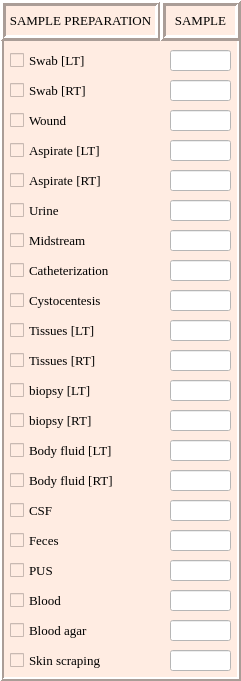
   <widget class="QFrame" name="sample_preparation_frame">
    <property name="geometry">
     <rect>
      <x>0</x>
      <y>0</y>
      <width>241</width>
      <height>681</height>
     </rect>
    </property>
    <property name="font">
     <font>
      <family>Times New Roman</family>
      <pointsize>10</pointsize>
     </font>
    </property>
    <property name="styleSheet">
     <string notr="true">background:rgb(255, 236, 226)</string>
    </property>
    <property name="frameShape">
     <enum>QFrame::Box</enum>
    </property>
    <property name="frameShadow">
     <enum>QFrame::Raised</enum>
    </property>
    <property name="lineWidth">
     <number>2</number>
    </property>
    <widget class="QLabel" name="sample_preparation_label">
     <property name="geometry">
      <rect>
       <x>0</x>
       <y>0</y>
       <width>161</width>
       <height>41</height>
      </rect>
     </property>
     <property name="font">
      <font>
       <family>Times New Roman</family>
       <pointsize>10</pointsize>
      </font>
     </property>
     <property name="frameShape">
      <enum>QFrame::Box</enum>
     </property>
     <property name="frameShadow">
      <enum>QFrame::Raised</enum>
     </property>
     <property name="lineWidth">
      <number>3</number>
     </property>
     <property name="text">
      <string>SAMPLE PREPARATION</string>
     </property>
     <property name="alignment">
      <set>Qt::AlignCenter</set>
     </property>
    </widget>
    <widget class="QLabel" name="sample_label">
     <property name="geometry">
      <rect>
       <x>160</x>
       <y>0</y>
       <width>81</width>
       <height>41</height>
      </rect>
     </property>
     <property name="font">
      <font>
       <family>Times New Roman</family>
       <pointsize>10</pointsize>
      </font>
     </property>
     <property name="frameShape">
      <enum>QFrame::Box</enum>
     </property>
     <property name="frameShadow">
      <enum>QFrame::Raised</enum>
     </property>
     <property name="lineWidth">
      <number>3</number>
     </property>
     <property name="text">
      <string>SAMPLE</string>
     </property>
     <property name="alignment">
      <set>Qt::AlignCenter</set>
     </property>
    </widget>
    <widget class="QCheckBox" name="swab_LT_checkBox">
     <property name="geometry">
      <rect>
       <x>10</x>
       <y>50</y>
       <width>151</width>
       <height>21</height>
      </rect>
     </property>
     <property name="font">
      <font>
       <family>Times New Roman</family>
       <pointsize>10</pointsize>
      </font>
     </property>
     <property name="text">
      <string>Swab [LT]</string>
     </property>
    </widget>
    <widget class="QCheckBox" name="swab_RT_checkBox">
     <property name="geometry">
      <rect>
       <x>10</x>
       <y>80</y>
       <width>151</width>
       <height>21</height>
      </rect>
     </property>
     <property name="font">
      <font>
       <family>Times New Roman</family>
       <pointsize>10</pointsize>
      </font>
     </property>
     <property name="text">
      <string>Swab [RT]</string>
     </property>
    </widget>
    <widget class="QLineEdit" name="swab_LT_lineEdit">
     <property name="geometry">
      <rect>
       <x>170</x>
       <y>50</y>
       <width>61</width>
       <height>21</height>
      </rect>
     </property>
     <property name="font">
      <font>
       <family>Times New Roman</family>
       <pointsize>10</pointsize>
      </font>
     </property>
     <property name="styleSheet">
      <string notr="true">background:rgb(255, 255, 255)</string>
     </property>
     <property name="alignment">
      <set>Qt::AlignCenter</set>
     </property>
    </widget>
    <widget class="QLineEdit" name="swab_RT_lineEdit">
     <property name="geometry">
      <rect>
       <x>170</x>
       <y>80</y>
       <width>61</width>
       <height>21</height>
      </rect>
     </property>
     <property name="font">
      <font>
       <family>Times New Roman</family>
       <pointsize>10</pointsize>
      </font>
     </property>
     <property name="styleSheet">
      <string notr="true">background:rgb(255, 255, 255)</string>
     </property>
     <property name="alignment">
      <set>Qt::AlignCenter</set>
     </property>
    </widget>
    <widget class="QCheckBox" name="wound_checkBox">
     <property name="geometry">
      <rect>
       <x>10</x>
       <y>110</y>
       <width>151</width>
       <height>21</height>
      </rect>
     </property>
     <property name="font">
      <font>
       <family>Times New Roman</family>
       <pointsize>10</pointsize>
      </font>
     </property>
     <property name="text">
      <string>Wound</string>
     </property>
    </widget>
    <widget class="QLineEdit" name="wound_lineEdit">
     <property name="geometry">
      <rect>
       <x>170</x>
       <y>110</y>
       <width>61</width>
       <height>21</height>
      </rect>
     </property>
     <property name="font">
      <font>
       <family>Times New Roman</family>
       <pointsize>10</pointsize>
      </font>
     </property>
     <property name="styleSheet">
      <string notr="true">background:rgb(255, 255, 255)</string>
     </property>
     <property name="alignment">
      <set>Qt::AlignCenter</set>
     </property>
    </widget>
    <widget class="QCheckBox" name="Aspirate_LT_checkBox">
     <property name="geometry">
      <rect>
       <x>10</x>
       <y>140</y>
       <width>121</width>
       <height>21</height>
      </rect>
     </property>
     <property name="font">
      <font>
       <family>Times New Roman</family>
       <pointsize>10</pointsize>
      </font>
     </property>
     <property name="text">
      <string>Aspirate [LT]</string>
     </property>
    </widget>
    <widget class="QLineEdit" name="Aspirate_LT_lineEdit">
     <property name="geometry">
      <rect>
       <x>170</x>
       <y>140</y>
       <width>61</width>
       <height>21</height>
      </rect>
     </property>
     <property name="font">
      <font>
       <family>Times New Roman</family>
       <pointsize>10</pointsize>
      </font>
     </property>
     <property name="styleSheet">
      <string notr="true">background:rgb(255, 255, 255)</string>
     </property>
     <property name="alignment">
      <set>Qt::AlignCenter</set>
     </property>
    </widget>
    <widget class="QCheckBox" name="Aspirate_RT_checkBox">
     <property name="geometry">
      <rect>
       <x>10</x>
       <y>170</y>
       <width>111</width>
       <height>21</height>
      </rect>
     </property>
     <property name="font">
      <font>
       <family>Times New Roman</family>
       <pointsize>10</pointsize>
      </font>
     </property>
     <property name="text">
      <string>Aspirate [RT]</string>
     </property>
    </widget>
    <widget class="QLineEdit" name="Aspirate_RT_lineEdit">
     <property name="geometry">
      <rect>
       <x>170</x>
       <y>170</y>
       <width>61</width>
       <height>21</height>
      </rect>
     </property>
     <property name="font">
      <font>
       <family>Times New Roman</family>
       <pointsize>10</pointsize>
      </font>
     </property>
     <property name="styleSheet">
      <string notr="true">background:rgb(255, 255, 255)</string>
     </property>
     <property name="alignment">
      <set>Qt::AlignCenter</set>
     </property>
    </widget>
    <widget class="QCheckBox" name="urine_checkBox">
     <property name="geometry">
      <rect>
       <x>10</x>
       <y>200</y>
       <width>71</width>
       <height>21</height>
      </rect>
     </property>
     <property name="font">
      <font>
       <family>Times New Roman</family>
       <pointsize>10</pointsize>
      </font>
     </property>
     <property name="text">
      <string>Urine</string>
     </property>
    </widget>
    <widget class="QLineEdit" name="urine_lineEdit">
     <property name="geometry">
      <rect>
       <x>170</x>
       <y>200</y>
       <width>61</width>
       <height>21</height>
      </rect>
     </property>
     <property name="font">
      <font>
       <family>Times New Roman</family>
       <pointsize>10</pointsize>
      </font>
     </property>
     <property name="styleSheet">
      <string notr="true">background:rgb(255, 255, 255)</string>
     </property>
     <property name="alignment">
      <set>Qt::AlignCenter</set>
     </property>
    </widget>
    <widget class="QCheckBox" name="Midstream_checkBox">
     <property name="geometry">
      <rect>
       <x>10</x>
       <y>230</y>
       <width>91</width>
       <height>21</height>
      </rect>
     </property>
     <property name="font">
      <font>
       <family>Times New Roman</family>
       <pointsize>10</pointsize>
      </font>
     </property>
     <property name="text">
      <string>Midstream</string>
     </property>
    </widget>
    <widget class="QLineEdit" name="Midstream_lineEdit">
     <property name="geometry">
      <rect>
       <x>170</x>
       <y>230</y>
       <width>61</width>
       <height>21</height>
      </rect>
     </property>
     <property name="font">
      <font>
       <family>Times New Roman</family>
       <pointsize>10</pointsize>
      </font>
     </property>
     <property name="styleSheet">
      <string notr="true">background:rgb(255, 255, 255)</string>
     </property>
     <property name="alignment">
      <set>Qt::AlignCenter</set>
     </property>
    </widget>
    <widget class="QCheckBox" name="Catheterization_checkBox">
     <property name="geometry">
      <rect>
       <x>10</x>
       <y>260</y>
       <width>111</width>
       <height>21</height>
      </rect>
     </property>
     <property name="font">
      <font>
       <family>Times New Roman</family>
       <pointsize>10</pointsize>
      </font>
     </property>
     <property name="text">
      <string>Catheterization </string>
     </property>
    </widget>
    <widget class="QLineEdit" name="Catheterization_lineEdit">
     <property name="geometry">
      <rect>
       <x>170</x>
       <y>260</y>
       <width>61</width>
       <height>21</height>
      </rect>
     </property>
     <property name="font">
      <font>
       <family>Times New Roman</family>
       <pointsize>10</pointsize>
      </font>
     </property>
     <property name="styleSheet">
      <string notr="true">background:rgb(255, 255, 255)</string>
     </property>
     <property name="alignment">
      <set>Qt::AlignCenter</set>
     </property>
    </widget>
    <widget class="QLineEdit" name="Cystocentesis_lineEdit">
     <property name="geometry">
      <rect>
       <x>170</x>
       <y>290</y>
       <width>61</width>
       <height>21</height>
      </rect>
     </property>
     <property name="font">
      <font>
       <family>Times New Roman</family>
       <pointsize>10</pointsize>
      </font>
     </property>
     <property name="styleSheet">
      <string notr="true">background:rgb(255, 255, 255)</string>
     </property>
     <property name="alignment">
      <set>Qt::AlignCenter</set>
     </property>
    </widget>
    <widget class="QCheckBox" name="Cystocentesis_checkBox">
     <property name="geometry">
      <rect>
       <x>10</x>
       <y>290</y>
       <width>131</width>
       <height>21</height>
      </rect>
     </property>
     <property name="font">
      <font>
       <family>Times New Roman</family>
       <pointsize>10</pointsize>
      </font>
     </property>
     <property name="text">
      <string>Cystocentesis</string>
     </property>
    </widget>
    <widget class="QCheckBox" name="Tissues_LT_checkBox">
     <property name="geometry">
      <rect>
       <x>10</x>
       <y>320</y>
       <width>91</width>
       <height>21</height>
      </rect>
     </property>
     <property name="font">
      <font>
       <family>Times New Roman</family>
       <pointsize>10</pointsize>
      </font>
     </property>
     <property name="text">
      <string>Tissues [LT]</string>
     </property>
    </widget>
    <widget class="QLineEdit" name="Tissues_LT_lineEdit">
     <property name="geometry">
      <rect>
       <x>170</x>
       <y>320</y>
       <width>61</width>
       <height>21</height>
      </rect>
     </property>
     <property name="font">
      <font>
       <family>Times New Roman</family>
       <pointsize>10</pointsize>
      </font>
     </property>
     <property name="styleSheet">
      <string notr="true">background:rgb(255, 255, 255)</string>
     </property>
     <property name="alignment">
      <set>Qt::AlignCenter</set>
     </property>
    </widget>
    <widget class="QCheckBox" name="Tissues_RT_checkBox">
     <property name="geometry">
      <rect>
       <x>10</x>
       <y>350</y>
       <width>101</width>
       <height>21</height>
      </rect>
     </property>
     <property name="font">
      <font>
       <family>Times New Roman</family>
       <pointsize>10</pointsize>
      </font>
     </property>
     <property name="text">
      <string>Tissues [RT]</string>
     </property>
    </widget>
    <widget class="QLineEdit" name="Tissues_RT_lineEdit">
     <property name="geometry">
      <rect>
       <x>170</x>
       <y>350</y>
       <width>61</width>
       <height>21</height>
      </rect>
     </property>
     <property name="font">
      <font>
       <family>Times New Roman</family>
       <pointsize>10</pointsize>
      </font>
     </property>
     <property name="styleSheet">
      <string notr="true">background:rgb(255, 255, 255)</string>
     </property>
     <property name="alignment">
      <set>Qt::AlignCenter</set>
     </property>
    </widget>
    <widget class="QCheckBox" name="biopsy_LT_checkBox">
     <property name="geometry">
      <rect>
       <x>10</x>
       <y>380</y>
       <width>91</width>
       <height>21</height>
      </rect>
     </property>
     <property name="font">
      <font>
       <family>Times New Roman</family>
       <pointsize>10</pointsize>
      </font>
     </property>
     <property name="text">
      <string>biopsy [LT]</string>
     </property>
    </widget>
    <widget class="QLineEdit" name="biopsy_LT_lineEdit">
     <property name="geometry">
      <rect>
       <x>170</x>
       <y>380</y>
       <width>61</width>
       <height>21</height>
      </rect>
     </property>
     <property name="font">
      <font>
       <family>Times New Roman</family>
       <pointsize>10</pointsize>
      </font>
     </property>
     <property name="styleSheet">
      <string notr="true">background:rgb(255, 255, 255)</string>
     </property>
     <property name="alignment">
      <set>Qt::AlignCenter</set>
     </property>
    </widget>
    <widget class="QCheckBox" name="biopsy_RT_checkBox">
     <property name="geometry">
      <rect>
       <x>10</x>
       <y>410</y>
       <width>91</width>
       <height>21</height>
      </rect>
     </property>
     <property name="font">
      <font>
       <family>Times New Roman</family>
       <pointsize>10</pointsize>
      </font>
     </property>
     <property name="text">
      <string>biopsy [RT]</string>
     </property>
    </widget>
    <widget class="QLineEdit" name="biopsy_RT_lineEdit">
     <property name="geometry">
      <rect>
       <x>170</x>
       <y>410</y>
       <width>61</width>
       <height>21</height>
      </rect>
     </property>
     <property name="font">
      <font>
       <family>Times New Roman</family>
       <pointsize>10</pointsize>
      </font>
     </property>
     <property name="styleSheet">
      <string notr="true">background:rgb(255, 255, 255)</string>
     </property>
     <property name="alignment">
      <set>Qt::AlignCenter</set>
     </property>
    </widget>
    <widget class="QCheckBox" name="body_fluid_LT_checkBox">
     <property name="geometry">
      <rect>
       <x>10</x>
       <y>440</y>
       <width>121</width>
       <height>21</height>
      </rect>
     </property>
     <property name="font">
      <font>
       <family>Times New Roman</family>
       <pointsize>10</pointsize>
      </font>
     </property>
     <property name="text">
      <string>Body fluid [LT]</string>
     </property>
    </widget>
    <widget class="QLineEdit" name="body_fluid_LT_lineEdit">
     <property name="geometry">
      <rect>
       <x>170</x>
       <y>440</y>
       <width>61</width>
       <height>21</height>
      </rect>
     </property>
     <property name="font">
      <font>
       <family>Times New Roman</family>
       <pointsize>10</pointsize>
      </font>
     </property>
     <property name="styleSheet">
      <string notr="true">background:rgb(255, 255, 255)</string>
     </property>
     <property name="alignment">
      <set>Qt::AlignCenter</set>
     </property>
    </widget>
    <widget class="QLineEdit" name="body_fluid_RT_lineEdit">
     <property name="geometry">
      <rect>
       <x>170</x>
       <y>470</y>
       <width>61</width>
       <height>21</height>
      </rect>
     </property>
     <property name="font">
      <font>
       <family>Times New Roman</family>
       <pointsize>10</pointsize>
      </font>
     </property>
     <property name="styleSheet">
      <string notr="true">background:rgb(255, 255, 255)</string>
     </property>
     <property name="alignment">
      <set>Qt::AlignCenter</set>
     </property>
    </widget>
    <widget class="QCheckBox" name="body_fluid_RT_checkBox">
     <property name="geometry">
      <rect>
       <x>10</x>
       <y>470</y>
       <width>111</width>
       <height>21</height>
      </rect>
     </property>
     <property name="font">
      <font>
       <family>Times New Roman</family>
       <pointsize>10</pointsize>
      </font>
     </property>
     <property name="text">
      <string>Body fluid [RT]</string>
     </property>
    </widget>
    <widget class="QCheckBox" name="csf_checkBox">
     <property name="geometry">
      <rect>
       <x>10</x>
       <y>500</y>
       <width>101</width>
       <height>21</height>
      </rect>
     </property>
     <property name="font">
      <font>
       <family>Times New Roman</family>
       <pointsize>10</pointsize>
      </font>
     </property>
     <property name="text">
      <string>CSF</string>
     </property>
    </widget>
    <widget class="QLineEdit" name="csf_lineEdit">
     <property name="geometry">
      <rect>
       <x>170</x>
       <y>500</y>
       <width>61</width>
       <height>21</height>
      </rect>
     </property>
     <property name="font">
      <font>
       <family>Times New Roman</family>
       <pointsize>10</pointsize>
      </font>
     </property>
     <property name="styleSheet">
      <string notr="true">background:rgb(255, 255, 255)</string>
     </property>
     <property name="alignment">
      <set>Qt::AlignCenter</set>
     </property>
    </widget>
    <widget class="QCheckBox" name="feces_checkBox">
     <property name="geometry">
      <rect>
       <x>10</x>
       <y>530</y>
       <width>81</width>
       <height>21</height>
      </rect>
     </property>
     <property name="font">
      <font>
       <family>Times New Roman</family>
       <pointsize>10</pointsize>
      </font>
     </property>
     <property name="text">
      <string>Feces </string>
     </property>
    </widget>
    <widget class="QLineEdit" name="feces_lineEdit">
     <property name="geometry">
      <rect>
       <x>170</x>
       <y>530</y>
       <width>61</width>
       <height>21</height>
      </rect>
     </property>
     <property name="font">
      <font>
       <family>Times New Roman</family>
       <pointsize>10</pointsize>
      </font>
     </property>
     <property name="styleSheet">
      <string notr="true">background:rgb(255, 255, 255)</string>
     </property>
     <property name="alignment">
      <set>Qt::AlignCenter</set>
     </property>
    </widget>
    <widget class="QCheckBox" name="PUS_checkBox">
     <property name="geometry">
      <rect>
       <x>10</x>
       <y>560</y>
       <width>91</width>
       <height>21</height>
      </rect>
     </property>
     <property name="font">
      <font>
       <family>Times New Roman</family>
       <pointsize>10</pointsize>
      </font>
     </property>
     <property name="text">
      <string>PUS </string>
     </property>
    </widget>
    <widget class="QLineEdit" name="PUS_lineEdit">
     <property name="geometry">
      <rect>
       <x>170</x>
       <y>560</y>
       <width>61</width>
       <height>21</height>
      </rect>
     </property>
     <property name="font">
      <font>
       <family>Times New Roman</family>
       <pointsize>10</pointsize>
      </font>
     </property>
     <property name="styleSheet">
      <string notr="true">background:rgb(255, 255, 255)</string>
     </property>
     <property name="alignment">
      <set>Qt::AlignCenter</set>
     </property>
    </widget>
    <widget class="QCheckBox" name="Blood_checkBox">
     <property name="geometry">
      <rect>
       <x>10</x>
       <y>590</y>
       <width>81</width>
       <height>21</height>
      </rect>
     </property>
     <property name="font">
      <font>
       <family>Times New Roman</family>
       <pointsize>10</pointsize>
      </font>
     </property>
     <property name="text">
      <string>Blood</string>
     </property>
    </widget>
    <widget class="QLineEdit" name="Blood_lineEdit">
     <property name="geometry">
      <rect>
       <x>170</x>
       <y>590</y>
       <width>61</width>
       <height>21</height>
      </rect>
     </property>
     <property name="font">
      <font>
       <family>Times New Roman</family>
       <pointsize>10</pointsize>
      </font>
     </property>
     <property name="styleSheet">
      <string notr="true">background:rgb(255, 255, 255)</string>
     </property>
     <property name="alignment">
      <set>Qt::AlignCenter</set>
     </property>
    </widget>
    <widget class="QCheckBox" name="Blood_agar_checkBox">
     <property name="geometry">
      <rect>
       <x>10</x>
       <y>620</y>
       <width>101</width>
       <height>21</height>
      </rect>
     </property>
     <property name="font">
      <font>
       <family>Times New Roman</family>
       <pointsize>10</pointsize>
      </font>
     </property>
     <property name="text">
      <string>Blood agar</string>
     </property>
    </widget>
    <widget class="QLineEdit" name="Blood_agar_lineEdit">
     <property name="geometry">
      <rect>
       <x>170</x>
       <y>620</y>
       <width>61</width>
       <height>21</height>
      </rect>
     </property>
     <property name="font">
      <font>
       <family>Times New Roman</family>
       <pointsize>10</pointsize>
      </font>
     </property>
     <property name="styleSheet">
      <string notr="true">background:rgb(255, 255, 255)</string>
     </property>
     <property name="alignment">
      <set>Qt::AlignCenter</set>
     </property>
    </widget>
    <widget class="QCheckBox" name="Skin_scraping_checkBox">
     <property name="geometry">
      <rect>
       <x>10</x>
       <y>650</y>
       <width>101</width>
       <height>21</height>
      </rect>
     </property>
     <property name="font">
      <font>
       <family>Times New Roman</family>
       <pointsize>10</pointsize>
      </font>
     </property>
     <property name="text">
      <string>Skin scraping </string>
     </property>
    </widget>
    <widget class="QLineEdit" name="Skin_scraping_lineEdit">
     <property name="geometry">
      <rect>
       <x>170</x>
       <y>650</y>
       <width>61</width>
       <height>21</height>
      </rect>
     </property>
     <property name="font">
      <font>
       <family>Times New Roman</family>
       <pointsize>10</pointsize>
      </font>
     </property>
     <property name="styleSheet">
      <string notr="true">background:rgb(255, 255, 255)</string>
     </property>
     <property name="alignment">
      <set>Qt::AlignCenter</set>
     </property>
    </widget>
   </widget>
